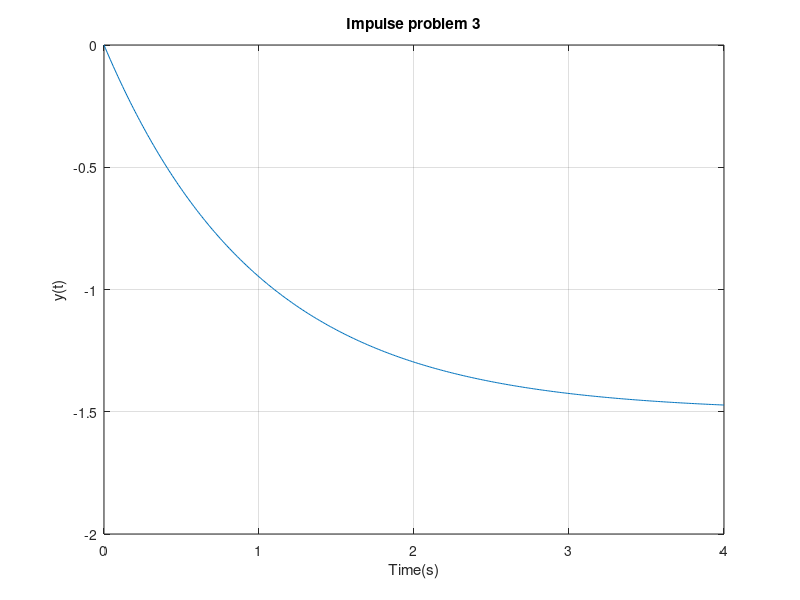
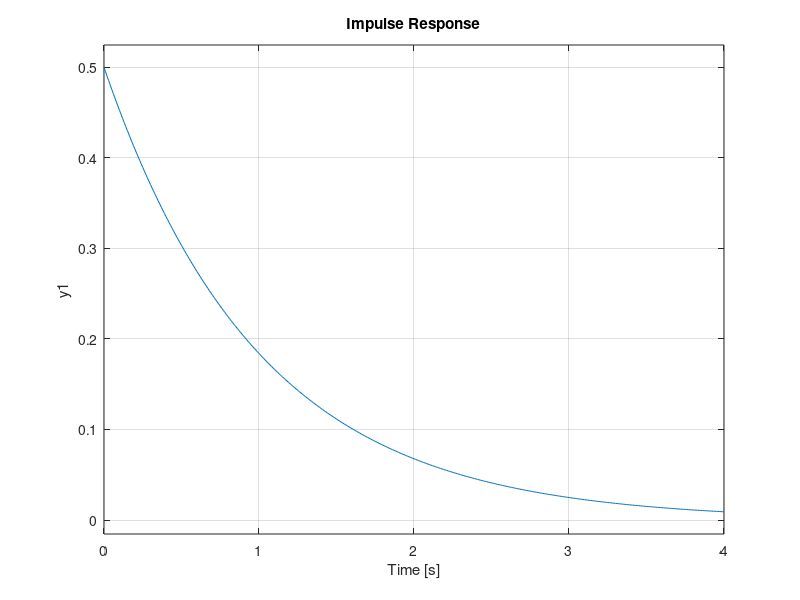
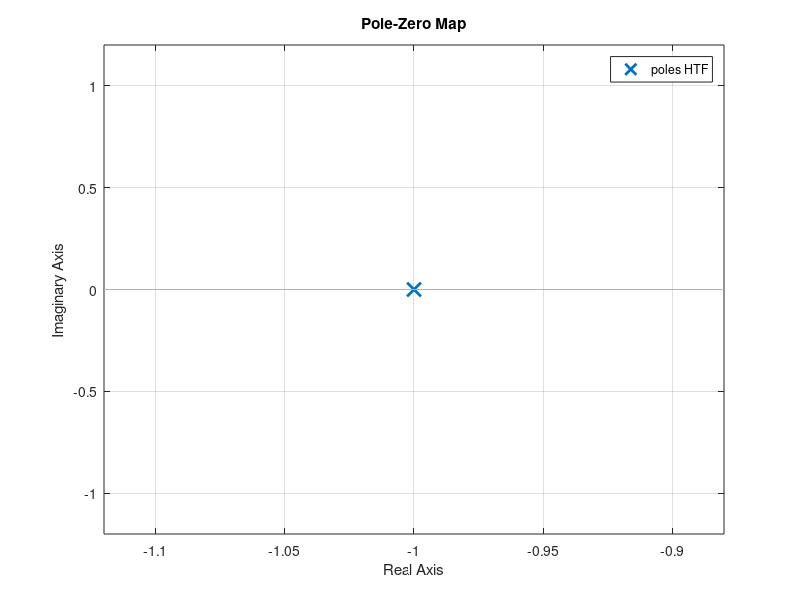

Here is the MATLAB script that generated these plots, in order:
% Section 5 problem 4 
HTF = tf(0.5,[1 1])
t = (0:0.01:4);
[y_unit,tout] = step(HTF,t);
y=-3*y_unit;
figure;
plot(tout,y);
grid on;
hold on;
title('Impulse problem 3');
xlabel('Time(s)');
ylabel('y(t)');
[~,k] = min(abs(tout-1));
y_at_1 = y(k)
figure;
impulse(HTF,t);
grid on;
poles = pole(HTF)
figure;
pzmap(HTF);
grid on;
